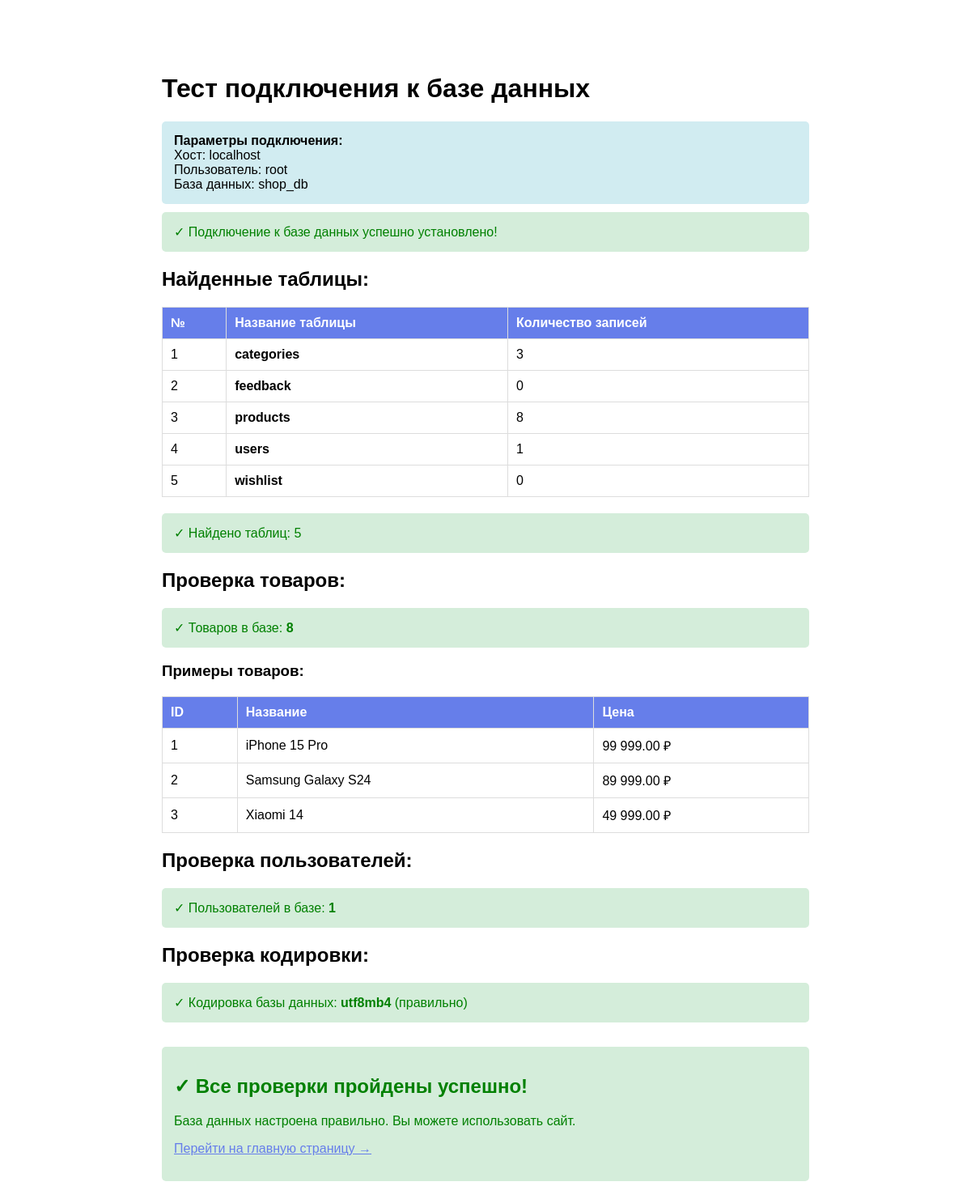
The page /test_connection.php on the database its author committed.
### tables this page shows
CREATE TABLE IF NOT EXISTS products (
    id INT AUTO_INCREMENT PRIMARY KEY,
    category_id INT,
    name VARCHAR(200) NOT NULL,
    description TEXT,
    price DECIMAL(10, 2) NOT NULL,
    image VARCHAR(255),
    stock INT DEFAULT 0,
    specifications TEXT,
    created_at TIMESTAMP DEFAULT CURRENT_TIMESTAMP,
    FOREIGN KEY (category_id) REFERENCES categories(id) ON DELETE SET NULL
);

### test_connection.php (the view, shortened to what this page needs)
<?php
echo "<!DOCTYPE html>";
echo "<html lang='ru'>";
echo "<head>";
echo "</head>";
echo "<body>";
echo "<h1>Тест подключения к базе данных</h1>";
try {
    echo "<div class='info'>";
    echo "<strong>Параметры подключения:</strong><br>";
    echo "Хост: " . DB_HOST . "<br>";
    echo "Пользователь: " . DB_USER . "<br>";
    echo "База данных: " . DB_NAME . "<br>";
    echo "</div>";
    $conn = getDBConnection();
    echo "<div class='success'>✓ Подключение к базе данных успешно установлено!</div>";
    echo "<h2>Найденные таблицы:</h2>";
    $tables = $conn->query("SHOW TABLES");
    $table_count = 0;
    echo "<table>";
    echo "<tr><th>№</th><th>Название таблицы</th><th>Количество записей</th></tr>";
    while ($row = $tables->fetch_array()) {
        $table_count++;
        $table_name = $row[0];
        $count_result = $conn->query("SELECT COUNT(*) as count FROM `$table_name`");
        $count = $count_result->fetch_assoc()['count'];
        echo "<tr><td>$table_count</td><td><strong>$table_name</strong></td><td>$count</td></tr>";
    }
    echo "</table>";
    if ($table_count == 0) {
        echo "<div class='error'>⚠ Таблицы не найдены! Необходимо импортировать database.sql</div>";
    } else {
        echo "<div class='success'>✓ Найдено таблиц: $table_count</div>";
    }
    echo "<h2>Проверка товаров:</h2>";
    $products = $conn->query("SELECT COUNT(*) as count FROM products");
    $product_count = $products->fetch_assoc()['count'];
    if ($product_count > 0) {
        echo "<div class='success'>✓ Товаров в базе: <strong>$product_count</strong></div>";
        $sample_products = $conn->query("SELECT id, name, price FROM products LIMIT 3");
        echo "<h3>Примеры товаров:</h3>";
        echo "<table>";
        echo "<tr><th>ID</th><th>Название</th><th>Цена</th></tr>";
        while ($product = $sample_products->fetch_assoc()) {
            echo "<tr>";
            echo "<td>" . $product['id'] . "</td>";
            echo "<td>" . htmlspecialchars($product['name']) . "</td>";
            echo "<td>" . number_format($product['price'], 2, '.', ' ') . " ₽</td>";
            echo "</tr>";
        }
        echo "</table>";
    } else {
        echo "<div class='error'>⚠ Товары не найдены! Необходимо импортировать database.sql</div>";
    }
    echo "<h2>Проверка пользователей:</h2>";
    $users = $conn->query("SELECT COUNT(*) as count FROM users");
    $user_count = $users->fetch_assoc()['count'];
    if ($user_count > 0) {
        echo "<div class='success'>✓ Пользователей в базе: <strong>$user_count</strong></div>";
    } else {
        echo "<div class='error'>⚠ Пользователи не найдены! Необходимо импортировать database.sql</div>";
    }
    echo "<h2>Проверка кодировки:</h2>";
    $charset = $conn->query("SELECT @@character_set_database as charset");
    $charset_result = $charset->fetch_assoc();
    $current_charset = $charset_result['charset'];
    if ($current_charset == 'utf8mb4') {
        echo "<div class='success'>✓ Кодировка базы данных: <strong>$current_charset</strong> (правильно)</div>";
    } else {
        echo "<div class='error'>⚠ Кодировка базы данных: <strong>$current_charset</strong> (рекомендуется utf8mb4)</div>";
    }
    echo "<div class='success' style='margin-top: 30px;'>";
    echo "<h2>✓ Все проверки пройдены успешно!</h2>";
    echo "<p>База данных настроена правильно. Вы можете использовать сайт.</p>";
    echo "<p><a href='index.php' style='color: #667eea;'>Перейти на главную страницу →</a></p>";
    echo "</div>";
} catch (Exception $e) {
    echo "<div class='error'>";
    echo "<h2>✗ Ошибка подключения!</h2>";
    echo "<p><strong>Сообщение:</strong> " . htmlspecialchars($e->getMessage()) . "</p>";
    echo "<p><strong>Возможные причины:</strong></p>";
    echo "<ul>";
    echo "<li>MySQL не запущен в XAMPP</li>";
    echo "<li>База данных 'shop_db' не создана</li>";
    echo "<li>Неверные параметры подключения в config.php</li>";
    echo "<li>Пароль MySQL установлен, но не указан в config.php</li>";
    echo "</ul>";
    echo "<p><strong>Решение:</strong> См. файл ПОДКЛЮЧЕНИЕ_БД_XAMPP.md</p>";
    echo "</div>";
}
echo "</body>";
echo "</html>";
?>

### test_connection.php (style rules this page uses)
body { font-family: Arial, sans-serif; max-width: 800px; margin: 50px auto; padding: 20px; }
.success { color: green; background: #d4edda; padding: 15px; border-radius: 5px; margin: 10px 0; }
.info { background: #d1ecf1; padding: 15px; border-radius: 5px; margin: 10px 0; }
table { width: 100%; border-collapse: collapse; margin: 20px 0; }
th, td { padding: 10px; text-align: left; border: 1px solid #ddd; }
th { background-color: #667eea; color: white; }

### rows shown on the page
products: id "1", name "iPhone 15 Pro", price "99 999.00"
products: id "2", name "Samsung Galaxy S24", price "89 999.00"
products: id "3", name "Xiaomi 14", price "49 999.00"

### other values the page prints
DB_HOST "localhost"
DB_USER "root"
DB_NAME "shop_db"
$table_name "categories"
$count "3"
$table_name "feedback"
$count "0"
$table_name "products"
$count "8"
$table_name "users"
$count "1"
$table_name "wishlist"
$table_count "5"
$product_count "8"
$user_count "1"
